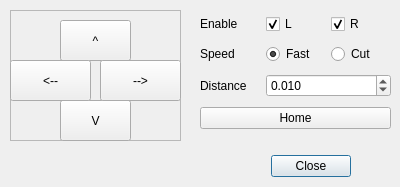
<?xml version="1.0" encoding="UTF-8"?>
<!--
 (C) Copyright 2015 Marc Schafer

 All rights reserved. This program and the accompanying materials
 are made available under the terms of the Eclipse Public License v1.0
 which accompanies this distribution, and is available at
 http://www.eclipse.org/legal/epl-v10.html
 Contributors:
     Marc Schafer
-->
<ui version="4.0">
 <class>MoveDialog</class>
 <widget class="QDialog" name="MoveDialog">
  <property name="geometry">
   <rect>
    <x>0</x>
    <y>0</y>
    <width>400</width>
    <height>187</height>
   </rect>
  </property>
  <property name="windowTitle">
   <string>Dialog</string>
  </property>
  <widget class="QDialogButtonBox" name="buttonBox">
   <property name="geometry">
    <rect>
     <x>10</x>
     <y>150</y>
     <width>341</width>
     <height>32</height>
    </rect>
   </property>
   <property name="orientation">
    <enum>Qt::Horizontal</enum>
   </property>
   <property name="standardButtons">
    <set>QDialogButtonBox::Close</set>
   </property>
  </widget>
  <widget class="QFrame" name="frame_2">
   <property name="geometry">
    <rect>
     <x>10</x>
     <y>10</y>
     <width>171</width>
     <height>131</height>
    </rect>
   </property>
   <property name="focusPolicy">
    <enum>Qt::NoFocus</enum>
   </property>
   <property name="frameShape">
    <enum>QFrame::StyledPanel</enum>
   </property>
   <property name="frameShadow">
    <enum>QFrame::Raised</enum>
   </property>
   <widget class="QPushButton" name="down_button">
    <property name="geometry">
     <rect>
      <x>50</x>
      <y>90</y>
      <width>71</width>
      <height>41</height>
     </rect>
    </property>
    <property name="focusPolicy">
     <enum>Qt::WheelFocus</enum>
    </property>
    <property name="text">
     <string>V</string>
    </property>
    <property name="shortcut">
     <string>Down</string>
    </property>
    <property name="autoDefault">
     <bool>false</bool>
    </property>
   </widget>
   <widget class="QPushButton" name="up_button">
    <property name="geometry">
     <rect>
      <x>50</x>
      <y>10</y>
      <width>71</width>
      <height>41</height>
     </rect>
    </property>
    <property name="focusPolicy">
     <enum>Qt::WheelFocus</enum>
    </property>
    <property name="text">
     <string>^</string>
    </property>
    <property name="shortcut">
     <string>Up</string>
    </property>
    <property name="autoDefault">
     <bool>false</bool>
    </property>
   </widget>
   <widget class="QPushButton" name="right_button">
    <property name="geometry">
     <rect>
      <x>90</x>
      <y>50</y>
      <width>81</width>
      <height>41</height>
     </rect>
    </property>
    <property name="focusPolicy">
     <enum>Qt::WheelFocus</enum>
    </property>
    <property name="text">
     <string>--&gt;</string>
    </property>
    <property name="shortcut">
     <string>Right</string>
    </property>
    <property name="autoDefault">
     <bool>false</bool>
    </property>
   </widget>
   <widget class="QPushButton" name="left_button">
    <property name="geometry">
     <rect>
      <x>0</x>
      <y>50</y>
      <width>81</width>
      <height>41</height>
     </rect>
    </property>
    <property name="focusPolicy">
     <enum>Qt::WheelFocus</enum>
    </property>
    <property name="text">
     <string>&lt;--</string>
    </property>
    <property name="shortcut">
     <string>Left</string>
    </property>
    <property name="autoDefault">
     <bool>false</bool>
    </property>
   </widget>
  </widget>
  <widget class="QWidget" name="layoutWidget">
   <property name="geometry">
    <rect>
     <x>200</x>
     <y>10</y>
     <width>191</width>
     <height>126</height>
    </rect>
   </property>
   <layout class="QGridLayout" name="gridLayout">
    <item row="0" column="0">
     <widget class="QLabel" name="label_2">
      <property name="text">
       <string>Enable</string>
      </property>
     </widget>
    </item>
    <item row="1" column="1">
     <widget class="QRadioButton" name="fast_speed_radio">
      <property name="focusPolicy">
       <enum>Qt::TabFocus</enum>
      </property>
      <property name="text">
       <string>Fast</string>
      </property>
      <property name="checked">
       <bool>true</bool>
      </property>
     </widget>
    </item>
    <item row="1" column="0">
     <widget class="QLabel" name="label_14">
      <property name="text">
       <string>Speed</string>
      </property>
     </widget>
    </item>
    <item row="0" column="1">
     <widget class="QCheckBox" name="leftEnable_check">
      <property name="focusPolicy">
       <enum>Qt::TabFocus</enum>
      </property>
      <property name="text">
       <string>L</string>
      </property>
      <property name="shortcut">
       <string>L</string>
      </property>
      <property name="checked">
       <bool>true</bool>
      </property>
     </widget>
    </item>
    <item row="0" column="2">
     <widget class="QCheckBox" name="rightEnable_check">
      <property name="focusPolicy">
       <enum>Qt::TabFocus</enum>
      </property>
      <property name="text">
       <string>R</string>
      </property>
      <property name="shortcut">
       <string>R</string>
      </property>
      <property name="checked">
       <bool>true</bool>
      </property>
     </widget>
    </item>
    <item row="2" column="0">
     <widget class="QLabel" name="label">
      <property name="text">
       <string>Distance</string>
      </property>
     </widget>
    </item>
    <item row="3" column="0" colspan="3">
     <widget class="QPushButton" name="home_button">
      <property name="focusPolicy">
       <enum>Qt::TabFocus</enum>
      </property>
      <property name="text">
       <string>Home</string>
      </property>
      <property name="autoDefault">
       <bool>false</bool>
      </property>
     </widget>
    </item>
    <item row="2" column="1" colspan="2">
     <widget class="LogDoubleSpinBox" name="distance_spin">
      <property name="focusPolicy">
       <enum>Qt::WheelFocus</enum>
      </property>
      <property name="buttonSymbols">
       <enum>QAbstractSpinBox::UpDownArrows</enum>
      </property>
      <property name="accelerated">
       <bool>false</bool>
      </property>
      <property name="keyboardTracking">
       <bool>false</bool>
      </property>
      <property name="decimals">
       <number>3</number>
      </property>
      <property name="minimum">
       <double>0.001000000000000</double>
      </property>
      <property name="maximum">
       <double>100.000000000000000</double>
      </property>
      <property name="singleStep">
       <double>0.001000000000000</double>
      </property>
      <property name="value">
       <double>0.010000000000000</double>
      </property>
     </widget>
    </item>
    <item row="1" column="2">
     <widget class="QRadioButton" name="cut_speed_radio">
      <property name="focusPolicy">
       <enum>Qt::TabFocus</enum>
      </property>
      <property name="text">
       <string>Cut</string>
      </property>
      <property name="checked">
       <bool>false</bool>
      </property>
     </widget>
    </item>
   </layout>
  </widget>
 </widget>
 <customwidgets>
  <customwidget>
   <class>LogDoubleSpinBox</class>
   <extends>QDoubleSpinBox</extends>
   <header>logdoublespinbox.h</header>
  </customwidget>
 </customwidgets>
 <tabstops>
  <tabstop>up_button</tabstop>
  <tabstop>right_button</tabstop>
  <tabstop>down_button</tabstop>
  <tabstop>left_button</tabstop>
  <tabstop>distance_spin</tabstop>
  <tabstop>buttonBox</tabstop>
  <tabstop>fast_speed_radio</tabstop>
  <tabstop>leftEnable_check</tabstop>
  <tabstop>rightEnable_check</tabstop>
  <tabstop>home_button</tabstop>
 </tabstops>
 <resources/>
 <connections>
  <connection>
   <sender>buttonBox</sender>
   <signal>accepted()</signal>
   <receiver>MoveDialog</receiver>
   <slot>accept()</slot>
   <hints>
    <hint type="sourcelabel">
     <x>248</x>
     <y>254</y>
    </hint>
    <hint type="destinationlabel">
     <x>157</x>
     <y>274</y>
    </hint>
   </hints>
  </connection>
  <connection>
   <sender>buttonBox</sender>
   <signal>rejected()</signal>
   <receiver>MoveDialog</receiver>
   <slot>reject()</slot>
   <hints>
    <hint type="sourcelabel">
     <x>316</x>
     <y>260</y>
    </hint>
    <hint type="destinationlabel">
     <x>286</x>
     <y>274</y>
    </hint>
   </hints>
  </connection>
 </connections>
</ui>
